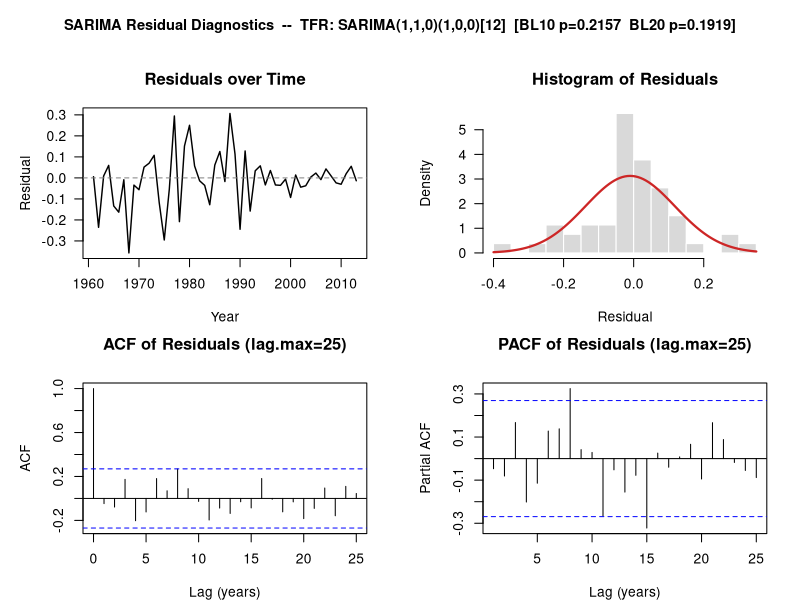
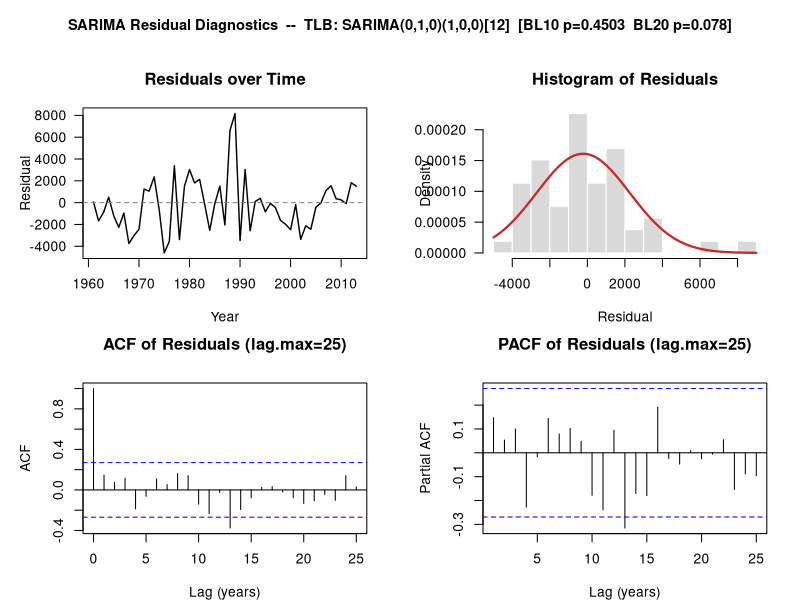
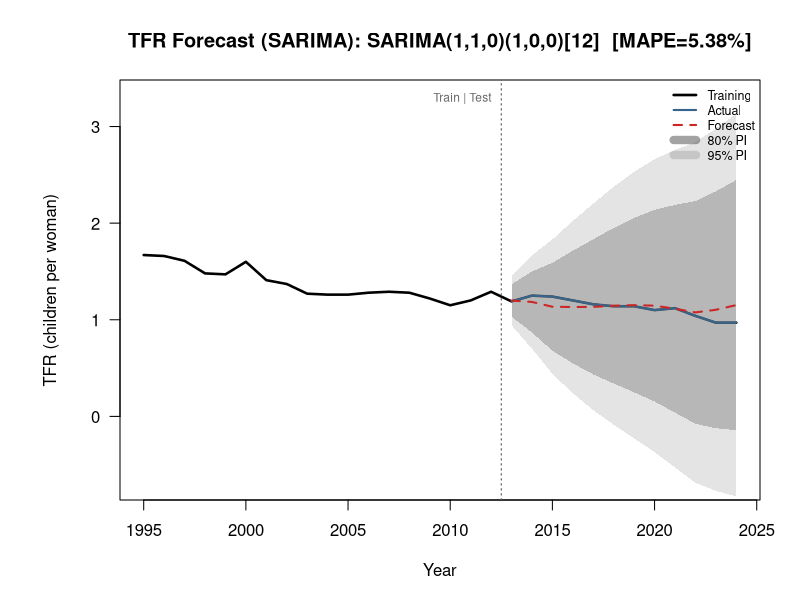
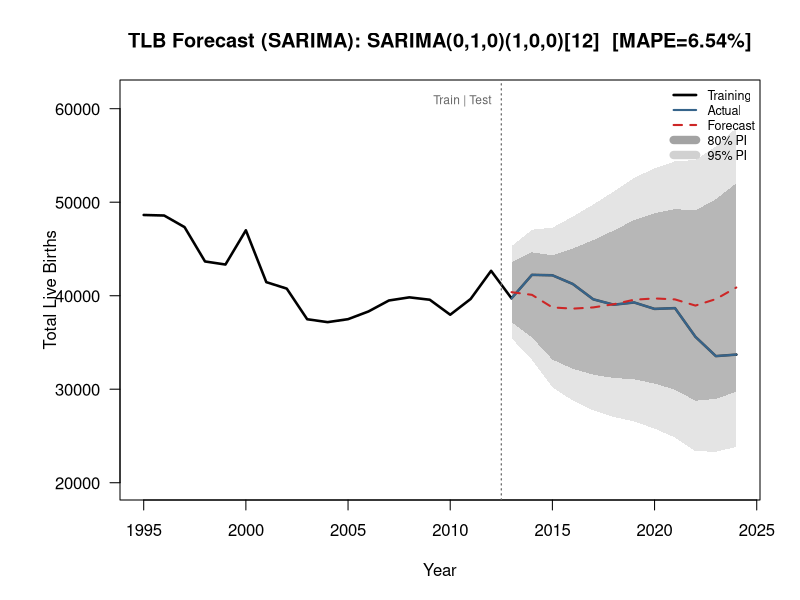

Write the R code that produced these figures, in order.
# =============================================================================
# BASELINE SARIMA MODELS
# =============================================================================

library(tseries)
library(forecast)

options(stringsAsFactors = FALSE)
options(scipen = 999)
set.seed(42)

# =============================================================================
# DATA LOADING
# =============================================================================
df        <- read.csv("cleaned_tlb_tfr_1960_2024.csv")
tlb_ts    <- ts(df$TLB, start = 1960, frequency = 1)
tfr_ts    <- ts(df$TFR, start = 1960, frequency = 1)
tlb_train <- window(tlb_ts, start = 1960, end = 2012)
tlb_test  <- window(tlb_ts, start = 2013, end = 2024)
tfr_train <- window(tfr_ts, start = 1960, end = 2012)
tfr_test  <- window(tfr_ts, start = 2013, end = 2024)

n_train    <- length(tlb_train)
n_test     <- length(tlb_test)
test_years <- 2013:2024
train_start <- 1995

# =============================================================================
# HELPER FUNCTIONS
# =============================================================================
fit_info <- function(model, label, log_scale = FALSE) {
  bl10 <- Box.test(residuals(model), lag = 10, type = "Ljung-Box")
  bl20 <- Box.test(residuals(model), lag = 20, type = "Ljung-Box")
  list(label   = label,
       aic     = round(AIC(model), 2),
       bic     = round(BIC(model), 2),
       bl10p   = round(bl10$p.value, 4),
       bl10q   = round(bl10$statistic, 3),
       bl20p   = round(bl20$p.value, 4),
       viable  = bl10$p.value > 0.05,
       log_scale = log_scale,
       model   = model)
}

safe_fit <- function(expr_call, label, log_scale = FALSE) {
  tryCatch(
    fit_info(eval(expr_call), label, log_scale),
    error = function(e) {
      cat("  FAILED:", label, "->", conditionMessage(e), "\n")
      NULL
    }
  )
}

print_row <- function(m) {
  if (is.null(m)) return()
  cat(sprintf("  %-42s  AIC=%8.2f  BIC=%8.2f  BL10 p=%.4f  BL20 p=%.4f  %s\n",
              m$label, m$aic, m$bic, m$bl10p, m$bl20p,
              ifelse(m$viable, "[VIABLE]", "[FAIL BL10]")))
}

acc <- function(actual, fc) {
  e <- as.numeric(actual) - fc
  list(rmse = sqrt(mean(e^2)), mae = mean(abs(e)),
       mape = mean(abs(e / as.numeric(actual))) * 100, sse = sum(e^2))
}

# =============================================================================
# TFR CANDIDATE MODELS (SARIMA)
# =============================================================================
cat("\n=================================================================\n")
cat("TFR CANDIDATE MODELS (SARIMA)\n")
cat("=================================================================\n\n")

tfr_sarima_cands <- list(
  safe_fit(quote(Arima(tfr_train, order=c(0,1,0), seasonal=list(order=c(1,0,0), period=12))), "SARIMA(0,1,0)(1,0,0)[12]"),
  safe_fit(quote(Arima(tfr_train, order=c(0,1,1), seasonal=list(order=c(1,0,0), period=12))), "SARIMA(0,1,1)(1,0,0)[12]"),
  safe_fit(quote(Arima(tfr_train, order=c(1,1,0), seasonal=list(order=c(0,0,1), period=12))), "SARIMA(1,1,0)(0,0,1)[12]"),
  safe_fit(quote(Arima(tfr_train, order=c(1,1,1), seasonal=list(order=c(1,0,0), period=12))), "SARIMA(1,1,1)(1,0,0)[12]"),
  safe_fit(quote(Arima(tfr_train, order=c(1,1,0), seasonal=list(order=c(1,0,1), period=12))), "SARIMA(1,1,0)(1,0,1)[12]"),
  safe_fit(quote(Arima(tfr_train, order=c(2,1,0), seasonal=list(order=c(1,0,0), period=12))), "SARIMA(2,1,0)(1,0,0)[12]"),
  safe_fit(quote(Arima(tfr_train, order=c(1,1,0), seasonal=list(order=c(1,0,0), period=12))), "SARIMA(1,1,0)(1,0,0)[12]")
)
tfr_sarima_cands <- Filter(Negate(is.null), tfr_sarima_cands)
for (m in tfr_sarima_cands) print_row(m)

tfr_viable <- Filter(function(m) m$viable, tfr_sarima_cands)
tfr_best   <- tfr_viable[[which.min(sapply(tfr_viable, function(m) m$aic))]]

# =============================================================================
# TLB CANDIDATE MODELS (SARIMA)
# =============================================================================
cat("\n=================================================================\n")
cat("TLB CANDIDATE MODELS (SARIMA)\n")
cat("=================================================================\n\n")

tlb_sarima_cands <- list(
  safe_fit(quote(Arima(tlb_train, order=c(1,1,0), seasonal=list(order=c(0,0,1), period=12))), "SARIMA(1,1,0)(0,0,1)[12]"),
  safe_fit(quote(Arima(tlb_train, order=c(2,1,0), seasonal=list(order=c(1,0,0), period=12))), "SARIMA(2,1,0)(1,0,0)[12]"),
  safe_fit(quote(Arima(tlb_train, order=c(0,1,1), seasonal=list(order=c(1,0,0), period=12))), "SARIMA(0,1,1)(1,0,0)[12]"),
  safe_fit(quote(Arima(tlb_train, order=c(1,1,0), seasonal=list(order=c(1,0,0), period=12))), "SARIMA(1,1,0)(1,0,0)[12]"),
  safe_fit(quote(Arima(tlb_train, order=c(1,1,1), seasonal=list(order=c(1,0,0), period=12))), "SARIMA(1,1,1)(1,0,0)[12]"),
  safe_fit(quote(Arima(tlb_train, order=c(1,1,0), seasonal=list(order=c(1,0,1), period=12))), "SARIMA(1,1,0)(1,0,1)[12]"),
  safe_fit(quote(Arima(tlb_train, order=c(0,1,0), seasonal=list(order=c(1,0,0), period=12))), "SARIMA(0,1,0)(1,0,0)[12]")
)
tlb_sarima_cands <- Filter(Negate(is.null), tlb_sarima_cands)
for (m in tlb_sarima_cands) print_row(m)

tlb_viable <- Filter(function(m) m$viable, tlb_sarima_cands)
tlb_best   <- tlb_viable[[which.min(sapply(tlb_viable, function(m) m$aic))]]

# =============================================================================
# RESIDUAL DIAGNOSTICS PANELS
# =============================================================================
diag_panel <- function(resid_vec, start_yr, label, outfile) {
  resid_ts <- ts(resid_vec, start = start_yr, frequency = 1)
  png(outfile, width = 1100, height = 820, res = 150, bg = "white")
  par(mfrow = c(2, 2), mar = c(4, 5, 3.5, 2), oma = c(0, 0, 3, 0), bg = "white")
  plot(resid_ts, type = "l", lwd = 1.4, col = "black",
       main = "Residuals over Time", xlab = "Year", ylab = "Residual", las = 1)
  abline(h = 0, lty = 2, col = "gray50")
  hist(resid_vec, breaks = 14, freq = FALSE,
       main = "Histogram of Residuals", xlab = "Residual",
       col = "gray85", border = "white", las = 1)
  curve(dnorm(x, mean(resid_vec), sd(resid_vec)), col = "firebrick3", lwd = 2.2, add = TRUE)
  acf(resid_vec,  lag.max = 25, main = "ACF of Residuals (lag.max=25)",
      xlab = "Lag (years)", ylab = "ACF")
  pacf(resid_vec, lag.max = 25, main = "PACF of Residuals (lag.max=25)",
       xlab = "Lag (years)", ylab = "Partial ACF")
  mtext(label, side = 3, outer = TRUE, line = 1, cex = 0.88, font = 2)
  par(mfrow = c(1, 1))
  dev.off()
}

diag_panel(as.numeric(residuals(tfr_best$model)), 1961,
           paste0("SARIMA Residual Diagnostics  --  TFR: ", tfr_best$label,
                  "  [BL10 p=", tfr_best$bl10p, "  BL20 p=", tfr_best$bl20p, "]"),
           "plots/fig5a_resid_diag_tfr.png")

diag_panel(as.numeric(residuals(tlb_best$model)), 1961,
           paste0("SARIMA Residual Diagnostics  --  TLB: ", tlb_best$label,
                  "  [BL10 p=", tlb_best$bl10p, "  BL20 p=", tlb_best$bl20p, "]"),
           "plots/fig5b_resid_diag_tlb.png")

# =============================================================================
# FORECASTS
# =============================================================================
pred_tfr <- forecast(tfr_best$model, h = n_test, level = c(80, 95))
pred_tlb <- forecast(tlb_best$model, h = n_test, level = c(80, 95))
fc_tfr   <- as.numeric(pred_tfr$mean)
fc_tlb   <- as.numeric(pred_tlb$mean)
lo80_tfr <- as.numeric(pred_tfr$lower[,1]); hi80_tfr <- as.numeric(pred_tfr$upper[,1])
lo95_tfr <- as.numeric(pred_tfr$lower[,2]); hi95_tfr <- as.numeric(pred_tfr$upper[,2])
lo80_tlb <- as.numeric(pred_tlb$lower[,1]); hi80_tlb <- as.numeric(pred_tlb$upper[,1])
lo95_tlb <- as.numeric(pred_tlb$lower[,2]); hi95_tlb <- as.numeric(pred_tlb$upper[,2])
acc_tfr  <- acc(tfr_test, fc_tfr)
acc_tlb  <- acc(tlb_test, fc_tlb)

make_fc_plot <- function(ts_full, ts_test, fc, lo80, hi80, lo95, hi95,
                         ylab_txt, title_txt, outfile) {
  ylim_r <- range(c(as.numeric(window(ts_full, start=train_start)),
                    lo95, hi95)) * c(0.85, 1.06)
  png(outfile, width=1100, height=600, res=150, bg="white")
  par(mar=c(5,6,4,2), bg="white")
  plot(window(ts_full, start=train_start), type="l", lwd=2.5, col="black",
       xlim=c(train_start,2024), ylim=ylim_r,
       main=title_txt, xlab="Year", ylab=ylab_txt, las=1)
  abline(v=2012.5, lty=3, col="gray40", lwd=1.2)
  text(2012.5, ylim_r[2]*0.99, "Train | Test", col="gray40", cex=0.72, pos=2)
  polygon(c(test_years,rev(test_years)), c(lo95,rev(hi95)),
          col=rgb(0.7,0.7,0.7,0.35), border=NA)
  polygon(c(test_years,rev(test_years)), c(lo80,rev(hi80)),
          col=rgb(0.4,0.4,0.4,0.35), border=NA)
  lines(ts_test, lwd=2, col="steelblue4")
  lines(test_years, fc, lwd=2, col="firebrick3", lty=2)
  legend("topright", bty="n", cex=0.75,
         legend=c("Training","Actual","Forecast","80% PI","95% PI"),
         col=c("black","steelblue4","firebrick3",
               rgb(0.4,0.4,0.4,0.6),rgb(0.7,0.7,0.7,0.6)),
         lwd=c(2.5,2,2,8,8), lty=c(1,1,2,1,1))
  dev.off()
}

make_fc_plot(tfr_ts, tfr_test, fc_tfr, lo80_tfr, hi80_tfr, lo95_tfr, hi95_tfr,
             "TFR (children per woman)",
             paste0("TFR Forecast (SARIMA): ", tfr_best$label,
                    "  [MAPE=", round(acc_tfr$mape,2), "%]"),
             "plots/fig6a_forecast_tfr.png")

make_fc_plot(tlb_ts, tlb_test, fc_tlb, lo80_tlb, hi80_tlb, lo95_tlb, hi95_tlb,
             "Total Live Births",
             paste0("TLB Forecast (SARIMA): ", tlb_best$label,
                    "  [MAPE=", round(acc_tlb$mape,2), "%]"),
             "plots/fig6b_forecast_tlb.png")
